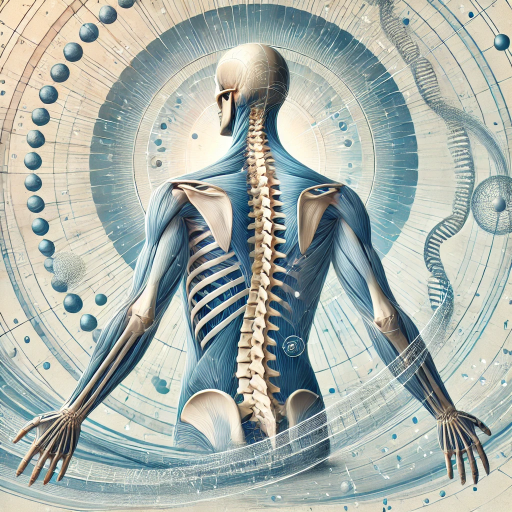
#> input picture medical-foundation/book/cover/cover-image.png, 1024 x 1024 px (shown at 1/2 size)
$ python resize.py
#> lines starting #> are read from the running program, lines starting #| are printed output that depends on the picture
from PIL import Image

# Load the current front cover image (square)
original_front = Image.open("cover-image.png").convert("RGB")
#> original_front is the input picture: PIL image 1024x1024 RGB; mean R, G, B 168.4, 177.5, 171.3

# Target trim size for front cover: 6x9 inches at 300 DPI
target_width_px = 6 * 300  # 1800
target_height_px = 9 * 300  # 2700

# Resize proportionally without distortion (crop to fit)
# Calculate aspect ratios
original_aspect = original_front.width / original_front.height
#> original_aspect = 1
target_aspect = target_width_px / target_height_px

if original_aspect > target_aspect:
    # Image is too wide — crop sides
    new_width = int(original_front.height * target_aspect)
#> new_width = 682
    left = (original_front.width - new_width) // 2
#> left = 171
    right = left + new_width
#> right = 853
    cropped = original_front.crop((left, 0, right, original_front.height))
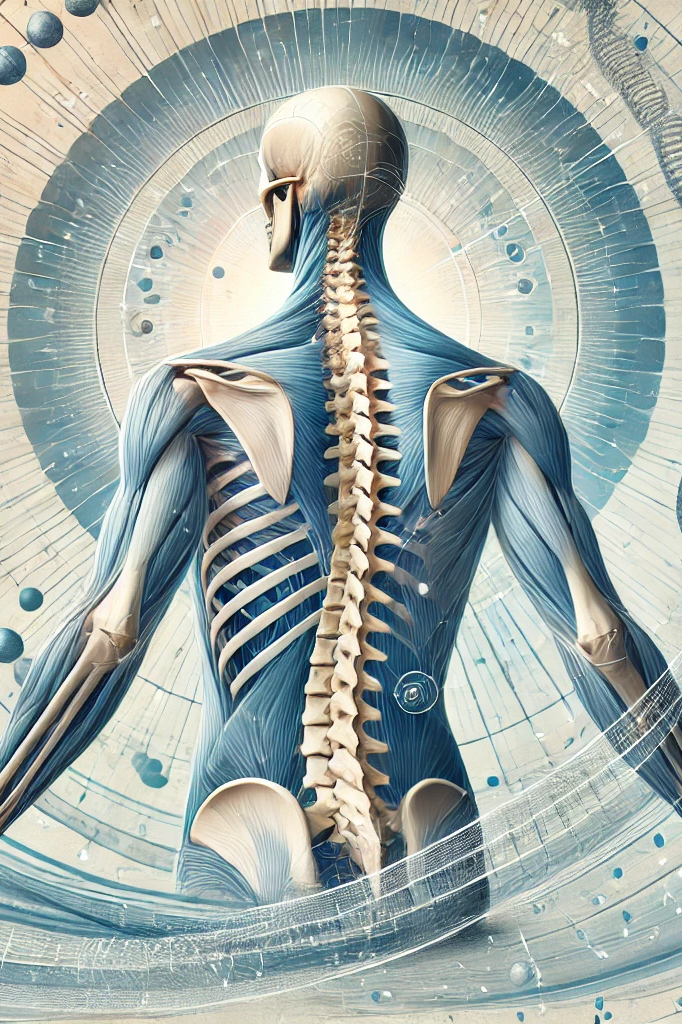
#> cropped: PIL image 682x1024 RGB; mean R, G, B 159, 170.8, 167.1
else:
    # Image is too tall — crop top/bottom
    new_height = int(original_front.width / target_aspect)
    top = (original_front.height - new_height) // 2
    bottom = top + new_height
    cropped = original_front.crop((0, top, original_front.width, bottom))

# Resize final front image to 6x9 at 300dpi
final_front_resized = cropped.resize((target_width_px, target_height_px), Image.LANCZOS)

# Save output
output_path = "front-cover-resized-6x9.png"
final_front_resized.save(output_path, dpi=(300, 300))

output_path
